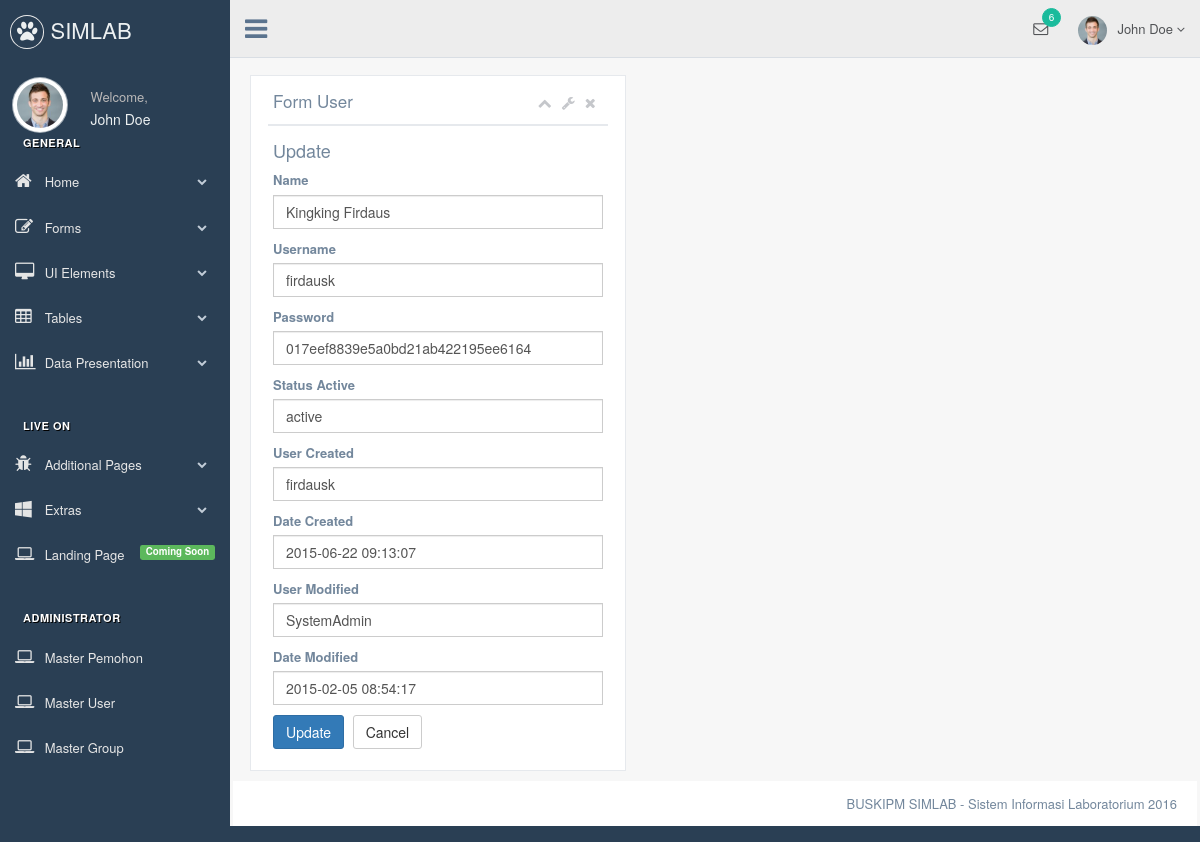
Page /tb_user/update/113.html on the committed database.
### tables this page shows
CREATE TABLE `tb_user` (
  `id` int(11) NOT NULL AUTO_INCREMENT,
  `username` varchar(50) DEFAULT NULL,
  `password` varchar(32) DEFAULT NULL,
  `name` varchar(150) DEFAULT NULL,
  `status_active` varchar(10) DEFAULT NULL,
  `user_created` varchar(20) DEFAULT NULL,
  `date_created` datetime DEFAULT NULL,
  `user_modified` varchar(20) DEFAULT NULL,
  `date_modified` datetime DEFAULT NULL,
  PRIMARY KEY (`id`),
  KEY `username` (`username`)
);

### application/controllers/Tb_user.php (called while the page is built, shortened)
<?php
class Tb_user extends CI_Controller
{
    function __construct()
    {
        $this->load->model('Tb_user_model');
        $this->load->library('form_validation');
    }
    public function update($id)
    {
        $row = $this->Tb_user_model->get_by_id($id);
        if ($row) {
            $data = array(
                'button' => 'Update',
                'action' => site_url('tb_user/update_action'),
		'id' => set_value('id', $row->id),
		'username' => set_value('username', $row->username),
		'password' => set_value('password', $row->password),
		'name' => set_value('name', $row->name),
		'status_active' => set_value('status_active', $row->status_active),
		'user_created' => set_value('user_created', $row->user_created),
		'date_created' => set_value('date_created', $row->date_created),
		'user_modified' => set_value('user_modified', $row->user_modified),
		'date_modified' => set_value('date_modified', $row->date_modified),
	    );
            $this->load->view('tb_user/tb_user_form_view', $data);
        } else {
            $this->session->set_flashdata('message', 'Record Not Found');
            redirect(site_url('tb_user'));
        }
    }
}

### index.php (called while the page is built, shortened)
<?php
require_once BASEPATH.'core/CodeIgniter.php';

### application/models/Tb_user_model.php (called while the page is built, shortened)
<?php
class Tb_user_model extends CI_Model
{
    public $table = 'tb_user';
    public $id = 'id';
    function get_by_id($id)
    {
        $this->db->where($this->id, $id);
        return $this->db->get($this->table)->row();
    }
}

### application/views/tb_user/tb_user_form_view.php (the view, shortened to what this page needs)
<div class="right_col" role="main">
  <div class="">
    <div class="page-title">
    </div>
    <div class="row">
      <div class="col-md-5 col-sm-12 col-xs-12">
        <div class="x_panel">
          <div class="x_title">
            <h2>Form User <small>SIMLAB</small></h2>
            <ul class="nav navbar-right panel_toolbox">
              <li><a href="#"><i class="fa fa-chevron-up"></i></a>
              </li>
              <li class="dropdown">
                <a href="#" class="dropdown-toggle" data-toggle="dropdown" role="button" aria-expanded="false"><i class="fa fa-wrench"></i></a>
              </li>
              <li><a href="#"><i class="fa fa-close"></i></a>
              </li>
            </ul>
            <div class="clearfix"></div>
          </div>
          <div class="x_content">
             <h2 style="margin-top:0px"><?php echo $button ?></h2>
              <form action="<?php echo $action; ?>" method="post">
                  <div class="form-group">
                      <label for="varchar">Name <?php echo form_error('name') ?></label>
                      <input type="text" class="form-control" name="name" id="name" placeholder="Name" value="<?php echo $name; ?>" />
                  </div>
                  <div class="form-group">
                      <label for="varchar">Username <?php echo form_error('username') ?></label>
                      <input type="text" class="form-control" name="username" id="username" placeholder="Username" value="<?php echo $username; ?>" />
                  </div>
                  <div class="form-group">
                      <label for="varchar">Password <?php echo form_error('password') ?></label>
                      <input type="text" class="form-control" name="password" id="password" placeholder="Password" value="<?php echo $password; ?>" />
                  </div>
                  <div class="form-group">
                      <label for="varchar">Status Active <?php echo form_error('status_active') ?></label>
                      <input type="text" class="form-control" name="status_active" id="status_active" placeholder="Status Active" value="<?php echo $status_active; ?>" />
                  </div>
                  <div class="form-group">
                      <label for="varchar">User Created <?php echo form_error('user_created') ?></label>
                      <input type="text" class="form-control" name="user_created" id="user_created" placeholder="User Created" value="<?php echo $user_created; ?>" />
                  </div>
                  <div class="form-group">
                      <label for="datetime">Date Created <?php echo form_error('date_created') ?></label>
                      <input type="text" class="form-control" name="date_created" id="date_created" placeholder="Date Created" value="<?php echo $date_created; ?>" />
                  </div>
                  <div class="form-group">
                      <label for="varchar">User Modified <?php echo form_error('user_modified') ?></label>
                      <input type="text" class="form-control" name="user_modified" id="user_modified" placeholder="User Modified" value="<?php echo $user_modified; ?>" />
                  </div>
                  <div class="form-group">
                      <label for="datetime">Date Modified <?php echo form_error('date_modified') ?></label>
                      <input type="text" class="form-control" name="date_modified" id="date_modified" placeholder="Date Modified" value="<?php echo $date_modified; ?>" />
                  </div>
                  <button type="submit" class="btn btn-primary"><?php echo $button ?></button>
                  <a href="<?php echo site_url('tb_user') ?>" class="btn btn-default">Cancel</a>
              </form>
          </div>
        </div>
      </div>
      <br />
      <br />
      <br />
    </div>
  </div>
</div>

### rows in the picture
tb_user: name "Kingking Firdaus", username "firdausk", password "017eef8839e5a0bd21ab422195ee6164", status_active "active", user_created "firdausk", date_created "2015-06-22 09:13:07", user_modified "SystemAdmin", date_modified "2015-02-05 08:54:17"

### other values in the picture
$button "Update"
